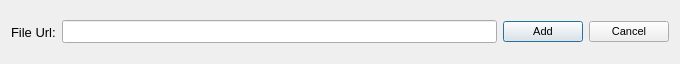
<?xml version="1.0" encoding="UTF-8"?>
<ui version="4.0">
 <class>Dialog</class>
 <widget class="QDialog" name="Dialog">
  <property name="geometry">
   <rect>
    <x>0</x>
    <y>0</y>
    <width>680</width>
    <height>64</height>
   </rect>
  </property>
  <property name="sizePolicy">
   <sizepolicy hsizetype="Fixed" vsizetype="Fixed">
    <horstretch>0</horstretch>
    <verstretch>0</verstretch>
   </sizepolicy>
  </property>
  <property name="minimumSize">
   <size>
    <width>680</width>
    <height>64</height>
   </size>
  </property>
  <property name="maximumSize">
   <size>
    <width>680</width>
    <height>64</height>
   </size>
  </property>
  <property name="font">
   <font>
    <weight>50</weight>
    <bold>false</bold>
   </font>
  </property>
  <property name="windowTitle">
   <string>Add File Url</string>
  </property>
  <property name="windowIcon">
   <iconset>
    <normaloff>C:/Users/ROOPAK CHUGH/Downloads/Untitled-43-512.png</normaloff>C:/Users/ROOPAK CHUGH/Downloads/Untitled-43-512.png</iconset>
  </property>
  <layout class="QHBoxLayout" name="horizontalLayout_2">
   <item>
    <widget class="QLabel" name="label">
     <property name="font">
      <font>
       <pointsize>10</pointsize>
      </font>
     </property>
     <property name="text">
      <string>File Url:</string>
     </property>
    </widget>
   </item>
   <item>
    <widget class="QLineEdit" name="lineEdit">
     <property name="sizePolicy">
      <sizepolicy hsizetype="Expanding" vsizetype="Fixed">
       <horstretch>0</horstretch>
       <verstretch>0</verstretch>
      </sizepolicy>
     </property>
     <property name="font">
      <font>
       <pointsize>10</pointsize>
      </font>
     </property>
    </widget>
   </item>
   <item>
    <widget class="QPushButton" name="btn_add">
     <property name="font">
      <font>
       <pointsize>8</pointsize>
      </font>
     </property>
     <property name="text">
      <string>Add</string>
     </property>
    </widget>
   </item>
   <item>
    <widget class="QPushButton" name="btn_cancel">
     <property name="font">
      <font>
       <pointsize>8</pointsize>
      </font>
     </property>
     <property name="text">
      <string>Cancel</string>
     </property>
    </widget>
   </item>
  </layout>
 </widget>
 <resources/>
 <connections/>
</ui>
